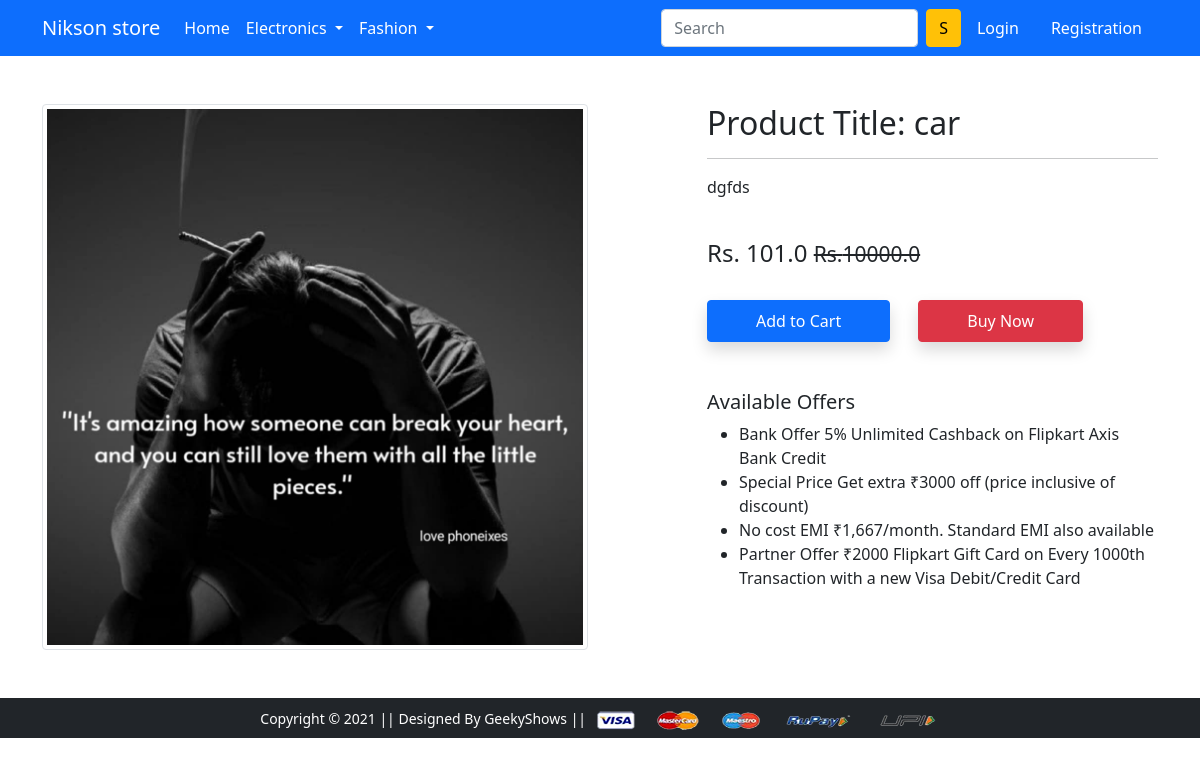
Page /product-detail/3 on the committed database.
### app/models.py (models this page shows, shortened)
class Product(models.Model):
    title = models.CharField(max_length=100)
    selling_price = models.FloatField()
    discounted_price = models.FloatField()
    description = models.TextField()
    brand = models.CharField(max_length=100)
    category = models.CharField(choices=CATEGORY_CHOICES, max_length=2)
    product_image = models.ImageField(upload_to='productimg')

### app/views.py (the view)
# urls.py: path('product-detail/<int:pk>', views.ProductDetailView.as_view(), name='product-detail'),
class ProductDetailView(View):
 def get(self, request, pk):
  product = Product.objects.get(pk=pk)
  return render(request, 'app/productdetail.html', {'product' :product})

### app/templates/app/productdetail.html (shortened to what this page needs)
{% extends 'app/base.html' %}
{% load static %}
{% block main-content %}
<div class="container my-5">
 <div class="row">
  <div class="col-sm-6 text-center align-self-center">
   <img src="{{product.product_image.url}}" alt="" class="img-fluid img-thumbnail">
  </div>
  <div class="col-sm-5 offset-sm-1">
   <h2>Product Title: {{product.title}}</h2>
   <hr>
   <p>{{product.description}}</p> <br>
   <h4>Rs. {{product.discounted_price}} <small class="fw-light text-decoration-line-through">Rs.{{product.selling_price}}</small></h4> <br>
   <a href="{% url 'add-to-cart' %}" class="btn btn-primary shadow px-5 py-2">Add to Cart</a>
   <a href="{% url 'buy-now' %}" class="btn btn-danger shadow px-5 py-2 ms-4">Buy Now</a>
   <h5 class="mt-5">Available Offers</h5>
   <ul>
    <li>Bank Offer 5% Unlimited Cashback on Flipkart Axis Bank Credit</li>
    <li>Special Price Get extra ₹3000 off (price inclusive of discount)</li>
    <li>No cost EMI ₹1,667/month. Standard EMI also available</li>
    <li>Partner Offer ₹2000 Flipkart Gift Card on Every 1000th Transaction with a new Visa Debit/Credit Card</li>
   </ul>
  </div>
 </div>
</div>
{% endblock main-content %}

### rows in the picture
Product: product_image (picture), title "car", description "dgfds", discounted_price "101.0", selling_price "10000.0"
